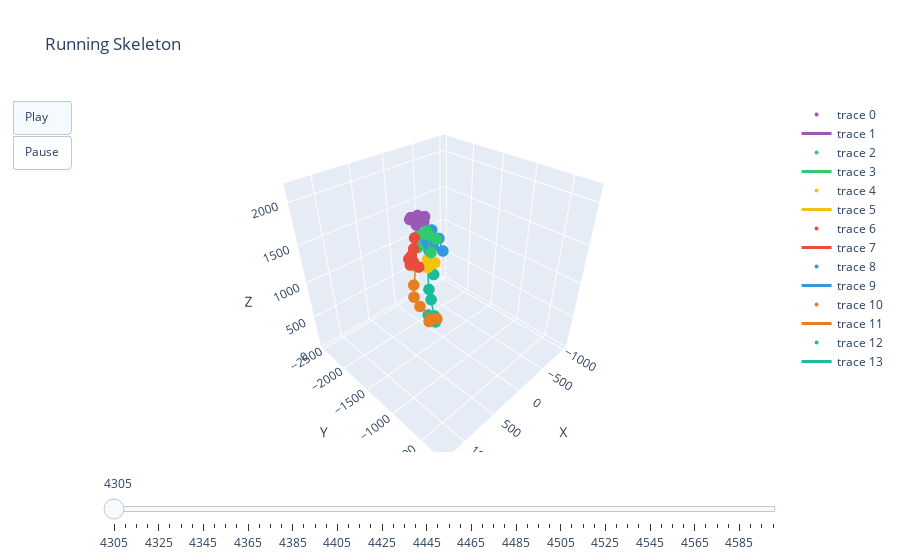

Write notebook code for a chart like this one.
### Code cell
import ezc3d
import numpy as np
import plotly.graph_objects as go

# --- 1. SETTINGS ---
filename = 'CVIP\Project\data\C3D\Data_Run_Walk\Data_Run_Walk\AJ026\Session1\Treadmill_Run\Treadmill_Run_Comfortable\Post_Process\Treadmill_Run_Comfortable.c3d' 

# --- 2. LOAD DATA ---
try:
    c = ezc3d.c3d(filename)
    point_data = c['data']['points']
    # Clean labels (strip spaces) and ensure they are strings
    labels = [str(l).strip() for l in c['parameters']['POINT']['LABELS']['value']]
    print(f"SUCCESS: Loaded {filename}")
    print(f"Total Markers: {len(labels)}")
    
except Exception as e:
    print(f"Error loading file: {e}")
    point_data = None
    labels = []

# --- 3. DEFINE SKELETON ---
# The code will look for these standard names in your file's label list
body_config = {
    'Head': {
        'color': '#9b59b6', 
        'markers': ['LFHD', 'RFHD', 'LBHD', 'RBHD', 'LMAS', 'RMAS', 'GLAB'],
        'bones': [('LFHD', 'RFHD'), ('RFHD', 'RBHD'), ('RBHD', 'LBHD'), ('LBHD', 'LFHD')]
    },
    'Torso': {
        'color': '#2ecc71',
        'markers': ['C7', 'T2', 'T10', 'CLAV', 'STRN', 'RBAK'],
        'bones': [('C7', 'T10'), ('C7', 'CLAV'), ('CLAV', 'STRN'), ('STRN', 'T10')]
    },
    'Pelvis': {
        'color': '#f1c40f',
        'markers': ['LASI', 'RASI', 'LPSI', 'RPSI'],
        'bones': [('LASI', 'RASI'), ('LASI', 'LPSI'), ('RASI', 'RPSI'), ('LPSI', 'RPSI')]
    },
    'Left Arm': {
        'color': '#e74c3c',
        'markers': ['LSHO', 'LUPA', 'LELB', 'LFRM', 'LWRA', 'LWRB', 'LFIN'],
        'bones': [('CLAV', 'LSHO'), ('LSHO', 'LUPA'), ('LUPA', 'LELB'), 
                  ('LELB', 'LFRM'), ('LFRM', 'LWRA'), ('LWRA', 'LFIN')]
    },
    'Right Arm': {
        'color': '#3498db',
        'markers': ['RSHO', 'RUPA', 'RELB', 'RFRM', 'RWRA', 'RWRB', 'RFIN'],
        'bones': [('CLAV', 'RSHO'), ('RSHO', 'RUPA'), ('RUPA', 'RELB'), 
                  ('RELB', 'RFRM'), ('RFRM', 'RWRA'), ('RWRA', 'RFIN')]
    },
    'Left Leg': {
        'color': '#e67e22',
        'markers': ['LTHI', 'LKNE', 'LTIB', 'LANK', 'LTOE', 'LHEE'],
        'bones': [('LASI', 'LKNE'), ('LKNE', 'LANK'), ('LANK', 'LTOE'), ('LANK', 'LHEE')]
    },
    'Right Leg': {
        'color': '#1abc9c',
        'markers': ['RTHI', 'RKNE', 'RTIB', 'RANK', 'RTOE', 'RHEE'],
        'bones': [('RASI', 'RKNE'), ('RKNE', 'RANK'), ('RANK', 'RTOE'), ('RANK', 'RHEE')]
    }
}

# --- 4. ROBUST START FRAME DETECTION ---
if point_data is not None:
    start_frame = 0
    total_frames = point_data.shape[2]
    found_start = False
    
    print("Scanning for valid data...")
    
    # Check every 5th frame
    for f in range(0, total_frames, 5):
        valid_count = 0
        for i in range(point_data.shape[1]):
            val_x = point_data[0, i, f]
            # STRICT CHECK: Must be non-zero AND non-NaN
            if val_x != 0 and not np.isnan(val_x):
                valid_count += 1
        
        # If we see more than 15 valid markers, assume subject is here
        if valid_count > 15:
            start_frame = f
            found_start = True
            print(f"Subject detected at Frame {start_frame} ({valid_count} markers visible)")
            break
    
    if not found_start:
        print("WARNING: Could not find any frame with >15 valid markers. Showing Frame 0 anyway.")

    # --- 5. GENERATE ANIMATION ---
    frames = []
    step = 5
    # Show 300 frames (approx 3-5 seconds depending on Hz)
    stop_frame = min(start_frame + 300, total_frames)
    layout_frames = list(range(start_frame, stop_frame, step))

    # Helper: Get XYZ
    def get_pos(name, f_idx):
        if name in labels:
            idx = labels.index(name)
            return point_data[0:3, idx, f_idx]
        return None

    print(f"Generating animation frames {start_frame} to {stop_frame}...")
    
    for f in layout_frames:
        frame_data = []
        for part, config in body_config.items():
            # A. Markers
            x_n, y_n, z_n = [], [], []
            for m in config['markers']:
                pos = get_pos(m, f)
                if pos is not None and not np.isnan(pos).any() and not np.all(pos==0):
                    x_n.append(pos[0]); y_n.append(pos[1]); z_n.append(pos[2])
            
            frame_data.append(go.Scatter3d(
                x=x_n, y=y_n, z=z_n, mode='markers',
                marker=dict(size=4, color=config['color']),
                hoverinfo='skip'
            ))

            # B. Bones
            x_l, y_l, z_l = [], [], []
            for m1, m2 in config['bones']:
                p1 = get_pos(m1, f)
                p2 = get_pos(m2, f)
                # Check BOTH points are valid before drawing line
                if (p1 is not None and p2 is not None and 
                    not np.isnan(p1).any() and not np.isnan(p2).any() and
                    not np.all(p1==0) and not np.all(p2==0)):
                    
                    x_l.extend([p1[0], p2[0], None])
                    y_l.extend([p1[1], p2[1], None])
                    z_l.extend([p1[2], p2[2], None])
            
            frame_data.append(go.Scatter3d(
                x=x_l, y=y_l, z=z_l, mode='lines',
                line=dict(color=config['color'], width=3),
                hoverinfo='skip'
            ))
        frames.append(go.Frame(data=frame_data, name=str(f)))

    # --- 6. DISPLAY ---
    fig = go.Figure(data=frames[0].data, frames=frames)
    
    # Calculate Camera Box using the Start Frame
    all_p = point_data[0:3, :, start_frame]
    # Filter for valid X, Y, Z
    mask = (all_p[0,:] != 0) & (~np.isnan(all_p[0,:]))
    valid_p = all_p[:, mask]

    if valid_p.shape[1] > 0:
        mid_x = np.mean(valid_p[0, :])
        mid_y = np.mean(valid_p[1, :])
        mid_z = np.mean(valid_p[2, :])
        
        box = 1200 # mm radius
        
        fig.update_layout(
            title="Running Skeleton",
            scene=dict(
                xaxis=dict(range=[mid_x-box, mid_x+box], title='X'),
                yaxis=dict(range=[mid_y-box, mid_y+box], title='Y'),
                zaxis=dict(range=[0, 2200], title='Z'), # Height usually 0 to 2m
                aspectmode='cube'
            ),
            updatemenus=[{'type': 'buttons', 'buttons': [
                {'label': 'Play', 'method': 'animate', 'args': [None, dict(frame=dict(duration=30, redraw=True), fromcurrent=True)]},
                {'label': 'Pause', 'method': 'animate', 'args': [[None], dict(frame=dict(duration=0, redraw=False), mode='immediate')]}
            ]}],
            sliders=[{'steps': [dict(method='animate', args=[[str(f)], dict(mode='immediate', frame=dict(duration=0, redraw=True))], label=str(f)) for f in layout_frames]}]
        )
        fig.show()
    else:
        print("CRITICAL ERROR: No valid points found at start frame to center the camera.")
        print("Start Frame was:", start_frame)
        print("This means the file might be entirely empty or corrupted.")

### Figure 1 — Plotly figure (JSON) as saved in the notebook; plotly's stock layout.template omitted (floating-point values rounded to 4 significant figures)
{"data": [{"hoverinfo": "skip", "marker": {"color": "#9b59b6", "size": 4}, "mode": "markers", "type": "scatter3d", "x": [213.4, 72.11, 198.2, 74.37, 208.9, 78.61, 153.5], "y": [-1846.0, -1863.0, -1722.0, -1734.0, -1735.0, -1746.0, -1895.0], "z": [1675.0, 1671.0, 1699.0, 1702.0, 1645.0, 1634.0, 1662.0]}, {"hoverinfo": "skip", "line": {"color": "#9b59b6", "width": 3}, "mode": "lines", "type": "scatter3d", "x": [213.4, 72.11, null, 72.11, 74.37, null, 74.37, 198.2, null, 198.2, 213.4, null], "y": [-1846.0, -1863.0, null, -1863.0, -1734.0, null, -1734.0, -1722.0, null, -1722.0, -1846.0, null], "z": [1675.0, 1671.0, null, 1671.0, 1702.0, null, 1702.0, 1699.0, null, 1699.0, 1675.0, null]}, {"hoverinfo": "skip", "marker": {"color": "#2ecc71", "size": 4}, "mode": "markers", "type": "scatter3d", "x": [139.8, 138.8, 144.9, 155.0, 157.0, 38.7], "y": [-1634.0, -1599.0, -1559.0, -1752.0, -1786.0, -1572.0], "z": [1581.0, 1545.0, 1337.0, 1496.0, 1318.0, 1462.0]}, {"hoverinfo": "skip", "line": {"color": "#2ecc71", "width": 3}, "mode": "lines", "type": "scatter3d", "x": [139.8, 144.9, null, 139.8, 155.0, null, 155.0, 157.0, null, 157.0, 144.9, null], "y": [-1634.0, -1559.0, null, -1634.0, -1752.0, null, -1752.0, -1786.0, null, -1786.0, -1559.0, null], "z": [1581.0, 1337.0, null, 1581.0, 1496.0, null, 1496.0, 1318.0, null, 1318.0, 1337.0, null]}, {"hoverinfo": "skip", "marker": {"color": "#f1c40f", "size": 4}, "mode": "markers", "type": "scatter3d", "x": [254.3, 51.09, 204.1, 85.19], "y": [-1729.0, -1729.0, -1558.0, -1557.0], "z": [1123.0, 1131.0, 1164.0, 1175.0]}, {"hoverinfo": "skip", "line": {"color": "#f1c40f", "width": 3}, "mode": "lines", "type": "scatter3d", "x": [254.3, 51.09, null, 254.3, 204.1, null, 51.09, 85.19, null, 204.1, 85.19, null], "y": [-1729.0, -1729.0, null, -1729.0, -1558.0, null, -1729.0, -1557.0, null, -1558.0, -1557.0, null], "z": [1123.0, 1131.0, null, 1123.0, 1164.0, null, 1131.0, 1175.0, null, 1164.0, 1175.0, null]}, {"hoverinfo": "skip", "marker": {"color": "#e74c3c", "size": 4}, "mode": "markers", "type": "scatter3d", "x": [296.0, 362.9, 381.5, 340.2, 303.5, 330.4, 313.1], "y": [-1674.0, -1621.0, -1523.0, -1665.0, -1740.0, -1738.0, -1783.0], "z": [1537.0, 1447.0, 1262.0, 1250.0, 1283.0, 1174.0, 1227.0]}, {"hoverinfo": "skip", "line": {"color": "#e74c3c", "width": 3}, "mode": "lines", "type": "scatter3d", "x": [155.0, 296.0, null, 296.0, 362.9, null, 362.9, 381.5, null, 381.5, 340.2, null, 340.2, 303.5, null, 303.5, 313.1, null], "y": [-1752.0, -1674.0, null, -1674.0, -1621.0, null, -1621.0, -1523.0, null, -1523.0, -1665.0, null, -1665.0, -1740.0, null, -1740.0, -1783.0, null], "z": [1496.0, 1537.0, null, 1537.0, 1447.0, null, 1447.0, 1262.0, null, 1262.0, 1250.0, null, 1250.0, 1283.0, null, 1283.0, 1227.0, null]}, {"hoverinfo": "skip", "marker": {"color": "#3498db", "size": 4}, "mode": "markers", "type": "scatter3d", "x": [-8.942, -78.81, -128.5, -103.1, -84.01, -106.0, -80.25], "y": [-1703.0, -1648.0, -1629.0, -1783.0, -1841.0, -1864.0, -1902.0], "z": [1515.0, 1401.0, 1219.0, 1230.0, 1248.0, 1141.0, 1245.0]}, {"hoverinfo": "skip", "line": {"color": "#3498db", "width": 3}, "mode": "lines", "type": "scatter3d", "x": [155.0, -8.942, null, -8.942, -78.81, null, -78.81, -128.5, null, -128.5, -103.1, null, -103.1, -84.01, null, -84.01, -80.25, null], "y": [-1752.0, -1703.0, null, -1703.0, -1648.0, null, -1648.0, -1629.0, null, -1629.0, -1783.0, null, -1783.0, -1841.0, null, -1841.0, -1902.0, null], "z": [1496.0, 1515.0, null, 1515.0, 1401.0, null, 1401.0, 1219.0, null, 1219.0, 1230.0, null, 1230.0, 1248.0, null, 1248.0, 1245.0, null]}, {"hoverinfo": "skip", "marker": {"color": "#e67e22", "size": 4}, "mode": "markers", "type": "scatter3d", "x": [317.7, 287.6, 291.4, 259.4, 243.6, 207.2], "y": [-1708.0, -1752.0, -1634.0, -1465.0, -1516.0, -1406.0], "z": [899.0, 683.1, 603.2, 484.4, 401.1, 489.5]}, {"hoverinfo": "skip", "line": {"color": "#e67e22", "width": 3}, "mode": "lines", "type": "scatter3d", "x": [254.3, 287.6, null, 287.6, 259.4, null, 259.4, 243.6, null, 259.4, 207.2, null], "y": [-1729.0, -1752.0, null, -1752.0, -1465.0, null, -1465.0, -1516.0, null, -1465.0, -1406.0, null], "z": [1123.0, 683.1, null, 683.1, 484.4, null, 484.4, 401.1, null, 484.4, 489.5, null]}, {"hoverinfo": "skip", "marker": {"color": "#1abc9c", "size": 4}, "mode": "markers", "type": "scatter3d", "x": [-17.66, 30.58, 31.31, 69.56, 109.8, 113.6], "y": [-1690.0, -1736.0, -1697.0, -1596.0, -1677.0, -1531.0], "z": [904.9, 681.3, 541.6, 351.6, 344.1, 313.4]}, {"hoverinfo": "skip", "line": {"color": "#1abc9c", "width": 3}, "mode": "lines", "type": "scatter3d", "x": [51.09, 30.58, null, 30.58, 69.56, null, 69.56, 109.8, null, 69.56, 113.6, null], "y": [-1729.0, -1736.0, null, -1736.0, -1596.0, null, -1596.0, -1677.0, null, -1596.0, -1531.0, null], "z": [1131.0, 681.3, null, 681.3, 351.6, null, 351.6, 344.1, null, 351.6, 313.4, null]}], "layout": {"scene": {"aspectmode": "cube", "xaxis": {"range": [-1073.0, 1327.0], "title": {"text": "X"}}, "yaxis": {"range": [-2559.0, -158.8], "title": {"text": "Y"}}, "zaxis": {"range": [0, 2200], "title": {"text": "Z"}}}, "sliders": [{"steps": [{"args": [["4305"], {"frame": {"duration": 0, "redraw": true}, "mode": "immediate"}], "label": "4305", "method": "animate"}, {"args": [["4310"], {"frame": {"duration": 0, "redraw": true}, "mode": "immediate"}], "label": "4310", "method": "animate"}, {"args": [["4315"], {"frame": {"duration": 0, "redraw": true}, "mode": "immediate"}], "label": "4315", "method": "animate"}, {"args": [["4320"], {"frame": {"duration": 0, "redraw": true}, "mode": "immediate"}], "label": "4320", "method": "animate"}, {"args": [["4325"], {"frame": {"duration": 0, "redraw": true}, "mode": "immediate"}], "label": "4325", "method": "animate"}, {"args": [["4330"], {"frame": {"duration": 0, "redraw": true}, "mode": "immediate"}], "label": "4330", "method": "animate"}, {"args": [["4335"], {"frame": {"duration": 0, "redraw": true}, "mode": "immediate"}], "label": "4335", "method": "animate"}, {"args": [["4340"], {"frame": {"duration": 0, "redraw": true}, "mode": "immediate"}], "label": "4340", "method": "animate"}, {"args": [["4345"], {"frame": {"duration": 0, "redraw": true}, "mode": "immediate"}], "label": "4345", "method": "animate"}, {"args": [["4350"], {"frame": {"duration": 0, "redraw": true}, "mode": "immediate"}], "label": "4350", "method": "animate"}, {"args": [["4355"], {"frame": {"duration": 0, "redraw": true}, "mode": "immediate"}], "label": "4355", "method": "animate"}, {"args": [["4360"], {"frame": {"duration": 0, "redraw": true}, "mode": "immediate"}], "label": "4360", "method": "animate"}, {"args": [["4365"], {"frame": {"duration": 0, "redraw": true}, "mode": "immediate"}], "label": "4365", "method": "animate"}, {"args": [["4370"], {"frame": {"duration": 0, "redraw": true}, "mode": "immediate"}], "label": "4370", "method": "animate"}, {"args": [["4375"], {"frame": {"duration": 0, "redraw": true}, "mode": "immediate"}], "label": "4375", "method": "animate"}, {"args": [["4380"], {"frame": {"duration": 0, "redraw": true}, "mode": "immediate"}], "label": "4380", "method": "animate"}, {"args": [["4385"], {"frame": {"duration": 0, "redraw": true}, "mode": "immediate"}], "label": "4385", "method": "animate"}, {"args": [["4390"], {"frame": {"duration": 0, "redraw": true}, "mode": "immediate"}], "label": "4390", "method": "animate"}, {"args": [["4395"], {"frame": {"duration": 0, "redraw": true}, "mode": "immediate"}], "label": "4395", "method": "animate"}, {"args": [["4400"], {"frame": {"duration": 0, "redraw": true}, "mode": "immediate"}], "label": "4400", "method": "animate"}, {"args": [["4405"], {"frame": {"duration": 0, "redraw": true}, "mode": "immediate"}], "label": "4405", "method": "animate"}, {"args": [["4410"], {"frame": {"duration": 0, "redraw": true}, "mode": "immediate"}], "label": "4410", "method": "animate"}, {"args": [["4415"], {"frame": {"duration": 0, "redraw": true}, "mode": "immediate"}], "label": "4415", "method": "animate"}, {"args": [["4420"], {"frame": {"duration": 0, "redraw": true}, "mode": "immediate"}], "label": "4420", "method": "animate"}, {"args": [["4425"], {"frame": {"duration": 0, "redraw": true}, "mode": "immediate"}], "label": "4425", "method": "animate"}, {"args": [["4430"], {"frame": {"duration": 0, "redraw": true}, "mode": "immediate"}], "label": "4430", "method": "animate"}, {"args": [["4435"], {"frame": {"duration": 0, "redraw": true}, "mode": "immediate"}], "label": "4435", "method": "animate"}, {"args": [["4440"], {"frame": {"duration": 0, "redraw": true}, "mode": "immediate"}], "label": "4440", "method": "animate"}, {"args": [["4445"], {"frame": {"duration": 0, "redraw": true}, "mode": "immediate"}], "label": "4445", "method": "animate"}, {"args": [["4450"], {"frame": {"duration": 0, "redraw": true}, "mode": "immediate"}], "label": "4450", "method": "animate"}, {"args": [["4455"], {"frame": {"duration": 0, "redraw": true}, "mode": "immediate"}], "label": "4455", "method": "animate"}, {"args": [["4460"], {"frame": {"duration": 0, "redraw": true}, "mode": "immediate"}], "label": "4460", "method": "animate"}, {"args": [["4465"], {"frame": {"duration": 0, "redraw": true}, "mode": "immediate"}], "label": "4465", "method": "animate"}, {"args": [["4470"], {"frame": {"duration": 0, "redraw": true}, "mode": "immediate"}], "label": "4470", "method": "animate"}, {"args": [["4475"], {"frame": {"duration": 0, "redraw": true}, "mode": "immediate"}], "label": "4475", "method": "animate"}, {"args": [["4480"], {"frame": {"duration": 0, "redraw": true}, "mode": "immediate"}], "label": "4480", "method": "animate"}, {"args": [["4485"], {"frame": {"duration": 0, "redraw": true}, "mode": "immediate"}], "label": "4485", "method": "animate"}, {"args": [["4490"], {"frame": {"duration": 0, "redraw": true}, "mode": "immediate"}], "label": "4490", "method": "animate"}, {"args": [["4495"], {"frame": {"duration": 0, "redraw": true}, "mode": "immediate"}], "label": "4495", "method": "animate"}, {"args": [["4500"], {"frame": {"duration": 0, "redraw": true}, "mode": "immediate"}], "label": "4500", "method": "animate"}, {"args": [["4505"], {"frame": {"duration": 0, "redraw": true}, "mode": "immediate"}], "label": "4505", "method": "animate"}, {"args": [["4510"], {"frame": {"duration": 0, "redraw": true}, "mode": "immediate"}], "label": "4510", "method": "animate"}, {"args": [["4515"], {"frame": {"duration": 0, "redraw": true}, "mode": "immediate"}], "label": "4515", "method": "animate"}, {"args": [["4520"], {"frame": {"duration": 0, "redraw": true}, "mode": "immediate"}], "label": "4520", "method": "animate"}, {"args": [["4525"], {"frame": {"duration": 0, "redraw": true}, "mode": "immediate"}], "label": "4525", "method": "animate"}, {"args": [["4530"], {"frame": {"duration": 0, "redraw": true}, "mode": "immediate"}], "label": "4530", "method": "animate"}, {"args": [["4535"], {"frame": {"duration": 0, "redraw": true}, "mode": "immediate"}], "label": "4535", "method": "animate"}, {"args": [["4540"], {"frame": {"duration": 0, "redraw": true}, "mode": "immediate"}], "label": "4540", "method": "animate"}, {"args": [["4545"], {"frame": {"duration": 0, "redraw": true}, "mode": "immediate"}], "label": "4545", "method": "animate"}, {"args": [["4550"], {"frame": {"duration": 0, "redraw": true}, "mode": "immediate"}], "label": "4550", "method": "animate"}, {"args": [["4555"], {"frame": {"duration": 0, "redraw": true}, "mode": "immediate"}], "label": "4555", "method": "animate"}, {"args": [["4560"], {"frame": {"duration": 0, "redraw": true}, "mode": "immediate"}], "label": "4560", "method": "animate"}, {"args": [["4565"], {"frame": {"duration": 0, "redraw": true}, "mode": "immediate"}], "label": "4565", "method": "animate"}, {"args": [["4570"], {"frame": {"duration": 0, "redraw": true}, "mode": "immediate"}], "label": "4570", "method": "animate"}, {"args": [["4575"], {"frame": {"duration": 0, "redraw": true}, "mode": "immediate"}], "label": "4575", "method": "animate"}, {"args": [["4580"], {"frame": {"duration": 0, "redraw": true}, "mode": "immediate"}], "label": "4580", "method": "animate"}, {"args": [["4585"], {"frame": {"duration": 0, "redraw": true}, "mode": "immediate"}], "label": "4585", "method": "animate"}, {"args": [["4590"], {"frame": {"duration": 0, "redraw": true}, "mode": "immediate"}], "label": "4590", "method": "animate"}, {"args": [["4595"], {"frame": {"duration": 0, "redraw": true}, "mode": "immediate"}], "label": "4595", "method": "animate"}, {"args": [["4600"], {"frame": {"duration": 0, "redraw": true}, "mode": "immediate"}], "label": "4600", "method": "animate"}]}], "title": {"text": "Running Skeleton"}, "updatemenus": [{"buttons": [{"args": [null, {"frame": {"duration": 30, "redraw": true}, "fromcurrent": true}], "label": "Play", "method": "animate"}, {"args": [[null], {"frame": {"duration": 0, "redraw": false}, "mode": "immediate"}], "label": "Pause", "method": "animate"}], "type": "buttons"}]}}
